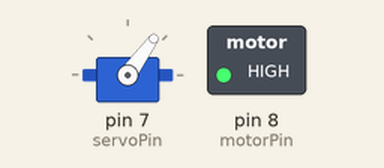
This sketch was run on a simulated Arduino Uno, built with avr-gcc and run on an emulated ATmega328P. Parts: servo, switched loads named in the sketch (green lamp = pin HIGH). What the sketch prints to the serial monitor is not drawn.

Above: at 0.6 s.
At 1.7 s:
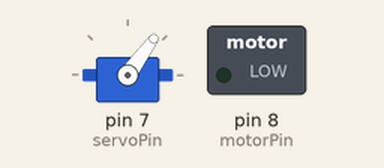
Timing chart, 0 to 6.0 s (numbered marks = the images above):
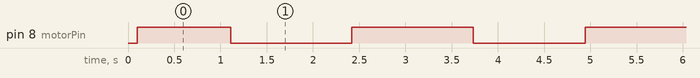

Measured:
- by itself, pin 8 (motorPin): repeats every 2.6 s: LOW 1.3 s, HIGH 1.3 s
- by itself, everything shown: repeats every 10.3 s, in 8 steps

The sketch:

joystickControl.ino
```cpp
// Script to receive joystick commands from Raspberry Pi and
// Control motors and servo accordingly

#include <Wire.h>
#include <Servo.h>

#define SLAVE_ADDRESS 0x04
#define motorPin 8 // PWM for motor
#define servoPin 7 // Servo

// Joystick Hat Mappign
#define UP_HAT 0
#define DOWN_HAT 1
#define LEFT_HAT 2
#define RIGHT_HAT 3
#define UNUSED_HAT 4

// Joystick Button Mapping (CORRESPOND TO INDEX IN PYGAME BUTTON ARRAY)
#define CUP_BUTTON 0
#define CRIGHT_BUTTON 1
#define CDOWN_BUTTON 2
#define CLEFT_BUTTON 3
#define L_BUTTON 4
#define R_BUTTON 5
#define A_BUTTON 6
#define Z_BUTTON 7
#define B_BUTTON 8
#define START_BUTTON 9
#define servoRiggingAngle 54

Servo steeringServo;
byte servoAngleDeg = 90;
byte motorPWM = 150;
byte piCommand;
byte hat;
byte button;

void setup() {
  //
  Wire.begin(SLAVE_ADDRESS);
  Wire.onReceive(receiveDataI2C);
  Wire.onRequest(sendDataI2C);

  Serial.begin(115200);

  //  make the motors not spin
  //
  pinMode(motorPin, OUTPUT);
  analogWrite(motorPin, 0);

  // Set up servo
  steeringServo.attach(servoPin);
  steeringServo.write(servoRiggingAngle);
}


//////////////////////////////////////////////////////////////////
void loop() {
  delay(100);  // update every half second
  //  Serial.print("Hat val is "); Serial.println(hat);
  //  Serial.print("Button val is "); Serial.println(button);
  printHatVal(hat);
  printButtonVal(button);
  steer(hat);
  motorCommand(button);
  Serial.println();
}

void printHatVal(byte hat) {
  switch (hat) {
    case UP_HAT:
      Serial.print("UP HAT ");
      break;
    case DOWN_HAT:
      Serial.print("DOWN HAT ");
      break;
    case LEFT_HAT:
      Serial.print("LEFT HAT ");
      break;
    case RIGHT_HAT:
      Serial.print("RIGHT HAT ");
      break;
    default:
      Serial.print("N/A HAT ");
  }
  Serial.println("PRESSED");
}

void printButtonVal(byte button) {
  switch (button) {
    case CUP_BUTTON:
      Serial.print("CUP BUTTON ");
      break;
    case CDOWN_BUTTON:
      Serial.print("CDOWN BUTTON ");
      break;
    case CLEFT_BUTTON:
      Serial.print("CLEFT BUTTON ");
      break;
    case CRIGHT_BUTTON:
      Serial.print("CRIGHT BUTTON ");
      break;
    case L_BUTTON:
      Serial.print("L BUTTON ");
      break;
    case R_BUTTON:
      Serial.print("R BUTTON ");
      break;
    case A_BUTTON:
      Serial.print("A BUTTON ");
      break;
    case Z_BUTTON:
      Serial.print("Z BUTTON ");
      break;
    case B_BUTTON:
      Serial.print("B BUTTON ");
      break;
    case START_BUTTON:
      Serial.print("START BUTTON ");
      break;
    default:
      Serial.print("N/A BUTTON ");
  }
  Serial.println("PRESSED");
}

void receiveDataI2C(int nPoints) {
  piCommand = Wire.read();

  // if Pi is sending data, parse it into the two command variables
  if (piCommand == 255) {
    hat = Wire.read();
    button = Wire.read();
  }

  // now clear the buffer, just in case
  while (Wire.available()) {
    Wire.read();
  }
}

void sendDataI2C(void) {
  //  if (piCommand == 1) {
  //    float dataBuffer[2];
  //    dataBuffer[0] = piE;
  //    dataBuffer[1] = sqrtN;
  //    Wire.write((byte*) &dataBuffer[0], 2 * sizeof(float));
  //    Serial.println("sending floats");
  //  }
  //  else if (piCommand == 2) {
  //    byte dataBuffer[4];
  //    dataBuffer[0] = fiveK / 256;
  //    dataBuffer[1] = (fiveK - 256 * dataBuffer[0]);
  //    dataBuffer[2] = x;
  //    dataBuffer[3] = xsq;
  //    Wire.write(&dataBuffer[0], 4);
  //    Serial.println("sending bytes");
  //  }
}

void steer(byte hat) {
  switch (hat) {
    case LEFT_HAT:
      servoAngleDeg -= 3;
      steeringServo.write(constrain(servoAngleDeg, 20, 120));
      break;
    case RIGHT_HAT:
      servoAngleDeg += 3;
      steeringServo.write(constrain(servoAngleDeg, 20, 120));
      break;
    default:
      break;
  }
  Serial.print("Servo Angle: ");
  Serial.println(servoAngleDeg, DEC);
}

void motorCommand(byte button) {
  switch (button) {
    case START_BUTTON:
      motorPWM = 150;
      break;
    case B_BUTTON:
      motorPWM = 0;
      break;
    case CUP_BUTTON:
      motorPWM += 10;
      break;
    case CDOWN_BUTTON:
      motorPWM -= 10;
      break;
    default:
      break;
  }
  analogWrite(motorPin, constrain(motorPWM,0,250));
  Serial.print("Motor PWM: ");
  Serial.println(motorPWM, DEC);
}
```
